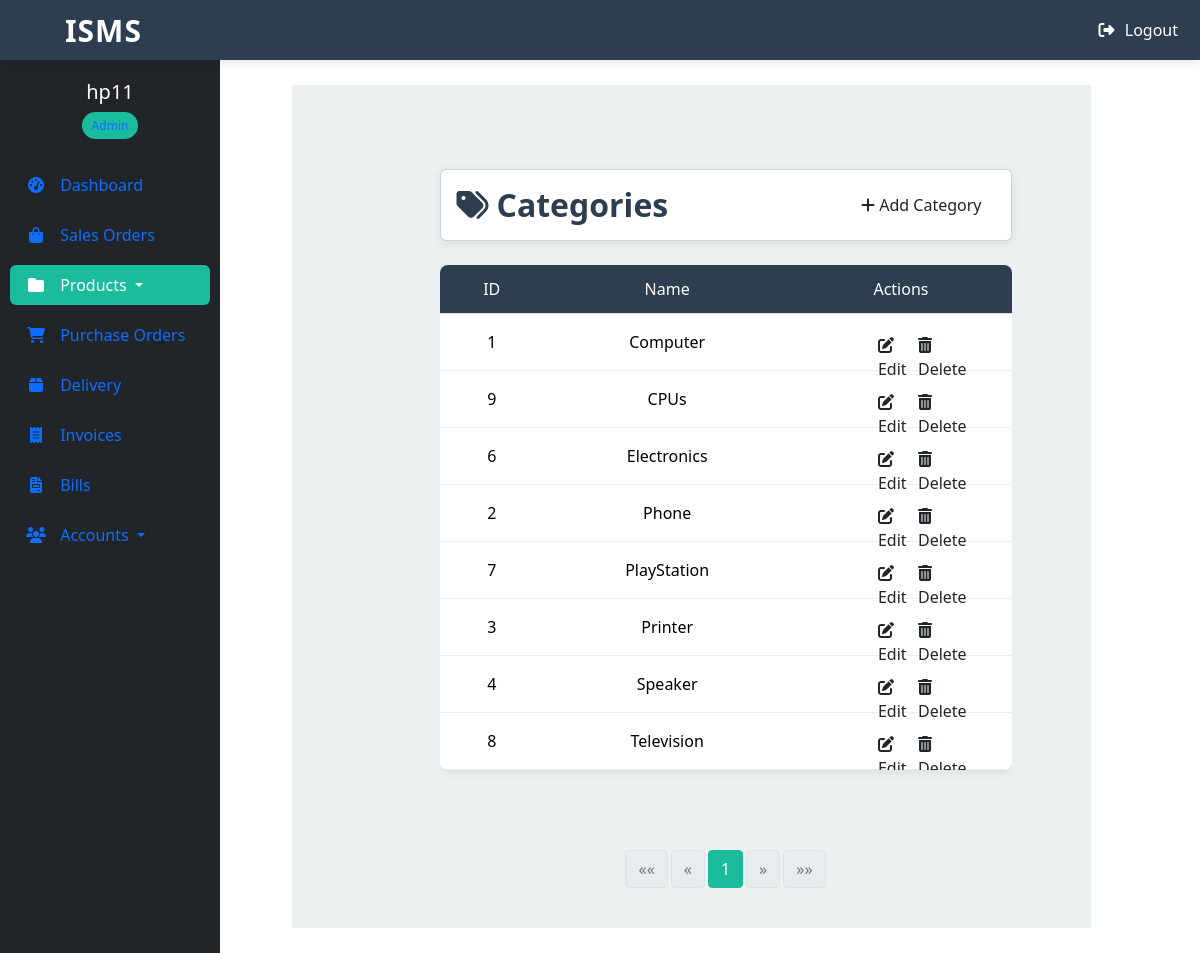
Page /categories/ (signed in) on the committed database.
### store/models.py (models this page shows, shortened)
class Category(models.Model):
    name = models.CharField(max_length=50, verbose_name="Category Name")
    slug = AutoSlugField(unique=True, populate_from='name', verbose_name="Slug")
    class Meta:
        verbose_name = "Category"
        verbose_name_plural = "Categories"
        ordering = ['name']

### store/views.py (the view)
# urls.py: path('categories/', CategoryListView.as_view(), name='category-list'),
class CategoryListView(LoginRequiredMixin, ListView):
    model = Category
    template_name = 'store/category_list.html'
    context_object_name = 'categories'
    paginate_by = 10
    def get_queryset(self):
        return super().get_queryset().annotate(
            item_count=Count('item')
        )

### store/templates/store/category_list.html
{% extends 'base.html' %}
{% load static %}
{% block content %}
<div class="categories-container">
  <div class="container-fluid">
    <div class="row">
      <div class="col-md-9 col-xl-10 ms-auto p-4">
        <div class="card categories-header-card">
          <div class="card-body">
            <div class="row align-items-center">
              <div class="col-md-6">
                <h2 class="categories-header mb-0">
                  <i class="fas fa-tags me-2"></i>Categories
                </h2>
              </div>
              <div class="col-md-6 d-flex justify-content-end">
                <a class="btn btn-add-category" href="{% url 'store:category-create' %}">
                  <i class="fa-solid fa-plus"></i> Add Category
                </a>
              </div>
            </div>
          </div>
        </div>
        <div class="table-responsive">
          <table class="table categories-table">
            <thead>
              <tr>
                <th>ID</th>
                <th>Name</th>
                <th>Actions</th>
              </tr>
            </thead>
            <tbody>
              {% for category in page_obj %}
              <tr>
                <td>{{ category.pk }}</td>
                <td>{{ category.name }}</td>
                <td>
                  <div class="d-flex justify-content-center gap-2">
                    <a href="{% url 'store:category-update' category.pk %}" class="btn btn-action btn-edit">
                      <i class="fas fa-edit"></i> Edit
                    </a>
                    <a href="{% url 'store:category-delete' category.pk %}" class="btn btn-action btn-delete">
                      <i class="fas fa-trash-alt"></i> Delete
                    </a>
                  </div>
                </td>
              </tr>
              {% endfor %}
            </tbody>
          </table>
        </div>
        <div class="pagination-container">
          <nav aria-label="Page navigation">
            <ul class="pagination justify-content-center">
              {% if page_obj.has_previous %}
              <li class="page-item">
                <a class="page-link" href="?page=1" aria-label="First">
                  <span aria-hidden="true">&laquo;&laquo;</span>
                </a>
              </li>
              <li class="page-item">
                <a class="page-link" href="?page={{ page_obj.previous_page_number }}" aria-label="Previous">
                  <span aria-hidden="true">&laquo;</span>
                </a>
              </li>
              {% else %}
              <li class="page-item disabled">
                <a class="page-link" aria-label="First">
                  <span aria-hidden="true">&laquo;&laquo;</span>
                </a>
              </li>
              <li class="page-item disabled">
                <a class="page-link" aria-label="Previous">
                  <span aria-hidden="true">&laquo;</span>
                </a>
              </li>
              {% endif %}
              {% for num in page_obj.paginator.page_range %}
              {% if page_obj.number == num %}
              <li class="page-item active"><a class="page-link">{{ num }}</a></li>
              {% elif num > page_obj.number|add:'-3' and num < page_obj.number|add:'3' %}
              <li class="page-item"><a class="page-link" href="?page={{ num }}">{{ num }}</a></li>
              {% endif %}
              {% endfor %}
              {% if page_obj.has_next %}
              <li class="page-item">
                <a class="page-link" href="?page={{ page_obj.next_page_number }}" aria-label="Next">
                  <span aria-hidden="true">&raquo;</span>
                </a>
              </li>
              <li class="page-item">
                <a class="page-link" href="?page={{ page_obj.paginator.num_pages }}" aria-label="Last">
                  <span aria-hidden="true">&raquo;&raquo;</span>
                </a>
              </li>
              {% else %}
              <li class="page-item disabled">
                <a class="page-link" aria-label="Next">
                  <span aria-hidden="true">&raquo;</span>
                </a>
              </li>
              <li class="page-item disabled">
                <a class="page-link" aria-label="Last">
                  <span aria-hidden="true">&raquo;&raquo;</span>
                </a>
              </li>
              {% endif %}
            </ul>
          </nav>
        </div>
      </div>
    </div>
  </div>
</div>
{% endblock %}

### templates/base.html (shortened to what this page needs)
<!DOCTYPE html>
{% load static %}
{% load crispy_forms_tags %}
<html lang="en">
<head>
    <link rel="stylesheet" href="{% static 'inventory_managment_system/css/styles_one.css' %}">
    <link href="https://cdn.jsdelivr.net/npm/bootstrap@5.3.3/dist/css/bootstrap.min.css" rel="stylesheet">
    <link rel="stylesheet" href="https://cdnjs.cloudflare.com/ajax/libs/font-awesome/6.5.0/css/all.min.css">
</head>
<body>
    <nav class="navbar navbar-expand-md navbar-dark fixed-top">
        <div class="container-fluid">
            <a class="navbar-brand" style="font-size: 30px; padding-left: 4.5%;" href="{% url 'store:dashboard' %}">
                ISMS
            </a>
            <div class="collapse navbar-collapse" id="navbarToggle">
                <ul class="navbar-nav ms-auto">
                    {% if request.user.is_authenticated %}
                    <li class="nav-item">
                        <form method="POST" action="{% url 'accounts:logout' %}" style="display: inline;">
                            <button type="submit" class="btn btn-link nav-link text-white" style="padding: 0; border: none;">
                                <i class="fas fa-sign-out-alt me-1"></i> Logout
                            </button>
                        </form>
                    </li>
                    {% endif %}
                </ul>
            </div>
        </div>
    </nav>
    {% if request.user.is_authenticated %}
    <div class="sidebar">
        <div class="sidebar-header">
            <a href="{% url 'accounts:profile' %}" class="text-decoration-none">
                <h5>{{ request.user.username }}</h5>
                <span class="user-badge">
                    {% if request.user.profile.role == 'AD' %} Admin
                    {% elif request.user.profile.role == 'EX' %} Executive
                    {% else %} Operative {% endif %}
                </span>
            </a>
        </div>
        <ul class="nav flex-column">
            <li class="nav-item">
                <a class="nav-link {% if request.resolver_match.url_name == 'dashboard' %}active{% endif %}" href="{% url 'store:dashboard' %}">
                    <i class="fas fa-tachometer-alt"></i> Dashboard
                </a>
            </li>
            <li class="nav-item">
                <a class="nav-link {% if request.resolver_match.url_name == 'sale-list' %}active{% endif %}" href="{% url 'transactions:sale-list' %}">
                    <i class="fas fa-shopping-bag"></i> Sales Orders
                </a>
            </li>
            <li class="nav-item dropdown">
                <a class="nav-link dropdown-toggle {% if request.resolver_match.url_name in 'product-list category-list' %}active{% endif %}" href="#" id="productsDropdown" data-bs-toggle="dropdown">
                    <i class="fas fa-folder"></i> Products
                </a>
            </li>
            <li class="nav-item">
                <a class="nav-link {% if request.resolver_match.url_name == 'purchase-list' %}active{% endif %}" href="{% url 'transactions:purchase-list' %}">
                    <i class="fas fa-shopping-cart"></i> Purchase Orders
                </a>
            </li>
            <li class="nav-item">
                <a class="nav-link {% if request.resolver_match.url_name == 'deliveries' %}active{% endif %}" href="{% url 'store:deliveries' %}">
                    <i class="fas fa-box"></i> Delivery
                </a>
            </li>
            <li class="nav-item">
                <a class="nav-link {% if request.resolver_match.url_name == 'invoice-list' %}active{% endif %}" href="{% url 'invoice:invoice-list' %}">
                    <i class="fas fa-receipt"></i> Invoices
                </a>
            </li>
            <li class="nav-item">
                <a class="nav-link {% if request.resolver_match.url_name == 'bill-list' %}active{% endif %}" href="{% url 'bills:bill-list' %}">
                    <i class="fas fa-file-invoice"></i> Bills
                </a>
            </li>
            <li class="nav-item dropdown">
                <a class="nav-link dropdown-toggle {% if request.resolver_match.url_name in 'profile-list customer-list vendor-list' %}active{% endif %}" href="#" id="accountsDropdown" data-bs-toggle="dropdown">
                    <i class="fas fa-users"></i> Accounts
                </a>
            </li>
        </ul>
    </div>
    {% endif %}
    <div class="content">
        {% block content %}
        {% endblock content %}
    </div>
</body>
</html>

### rows in the picture
Category: pk "1", name "Computer"
Category: pk "9", name "CPUs"
Category: pk "6", name "Electronics"
Category: pk "2", name "Phone"
Category: pk "7", name "PlayStation"
Category: pk "3", name "Printer"
Category: pk "4", name "Speaker"
Category: pk "8", name "Television"

### other values in the picture
{{ request.user.username }} "hp11"
{{ num }} "1"
